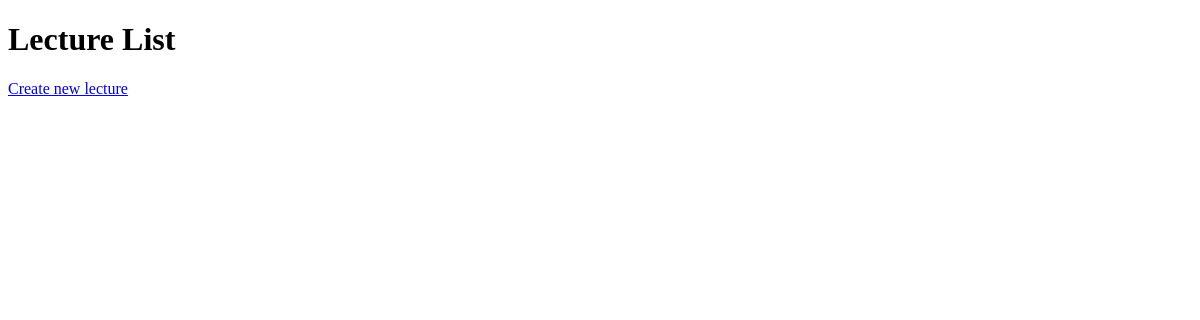
The app's page /api/lecture/list, older data.
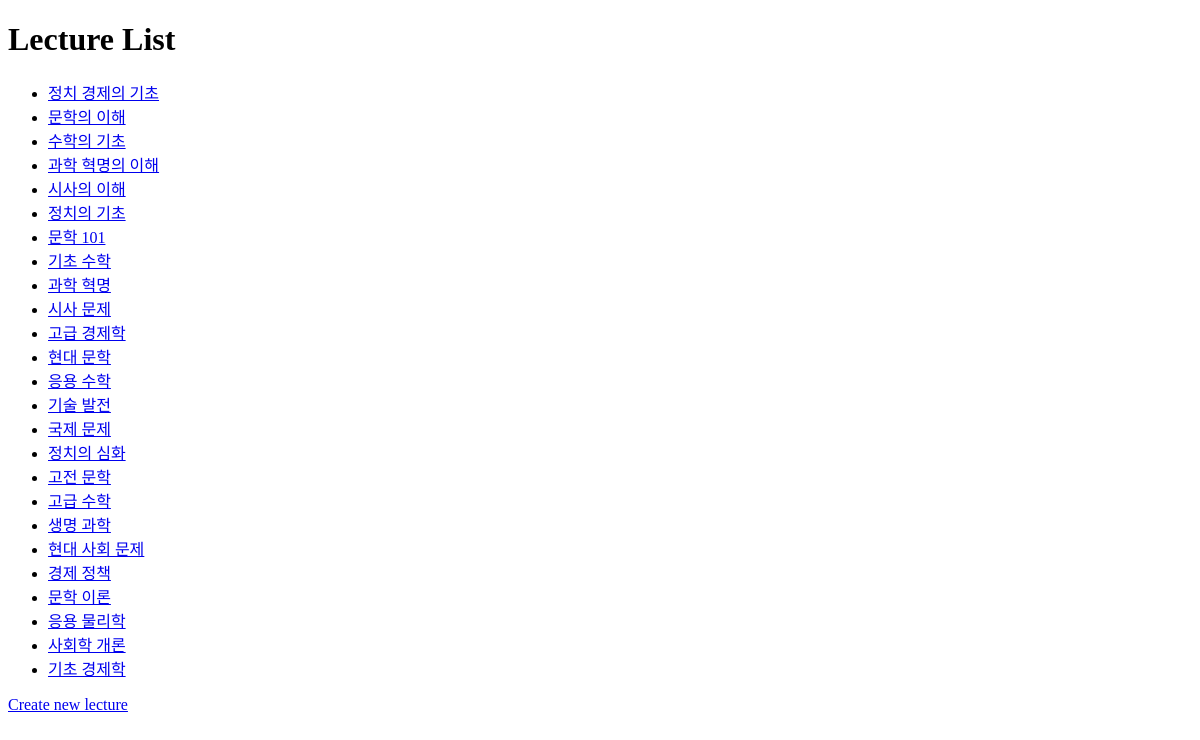
The same page, newer data.
### api/models.py (models this page shows)
class Lecture(Base):
    __tablename__ = 'lectures'
    id = Column(Integer, primary_key=True, index=True)
    title = Column(String, index=True)
    difficulty = Column(Integer, index=True)
    topic = Column(String, index=True)
    image = Column(String, index=True)
    description = Column(Text, index=True)

### domain/lecture/lecture_router.py (the view)
@router.get("/list", response_class=HTMLResponse)
def lecture_list_html(request: Request, db: Session = Depends(get_db)):
    lecture_list = lecture_crud.get_lecture_list(db)
    return templates.TemplateResponse("lecture_list.html", {"request": request, "lecture_list": lecture_list})

### domain/lecture/templates/lecture_list.html (shortened to what this page needs)
<!DOCTYPE html>
<html lang="en">
  <head>
  </head>
  <body>
    <h1>Lecture List</h1>
    <ul>
      {% for lecture in lecture_list %}
      <li>
        <a href="/api/lecture/detail/{{ lecture.id }}">{{ lecture.title }}</a>
      </li>
      {% endfor %}
    </ul>
    <a href="/api/lecture/create">Create new lecture</a>
  </body>
</html>

Row changes from the older to the newer data that the page shows:
added Lecture: title "정치 경제의 기초"
added Lecture: title "문학의 이해"
added Lecture: title "수학의 기초"
added Lecture: title "과학 혁명의 이해"
added Lecture: title "시사의 이해"
added Lecture: title "정치의 기초"
added Lecture: title "문학 101"
added Lecture: title "기초 수학"
added Lecture: title "과학 혁명"
added Lecture: title "시사 문제"
added Lecture: title "고급 경제학"
added Lecture: title "현대 문학"
added Lecture: title "응용 수학"
added Lecture: title "기술 발전"
added Lecture: title "국제 문제"
added Lecture: title "정치의 심화"
added Lecture: title "고전 문학"
added Lecture: title "고급 수학"
added Lecture: title "생명 과학"
added Lecture: title "현대 사회 문제"
added Lecture: title "경제 정책"
added Lecture: title "문학 이론"
added Lecture: title "응용 물리학"
added Lecture: title "사회학 개론"
added Lecture: title "기초 경제학"
